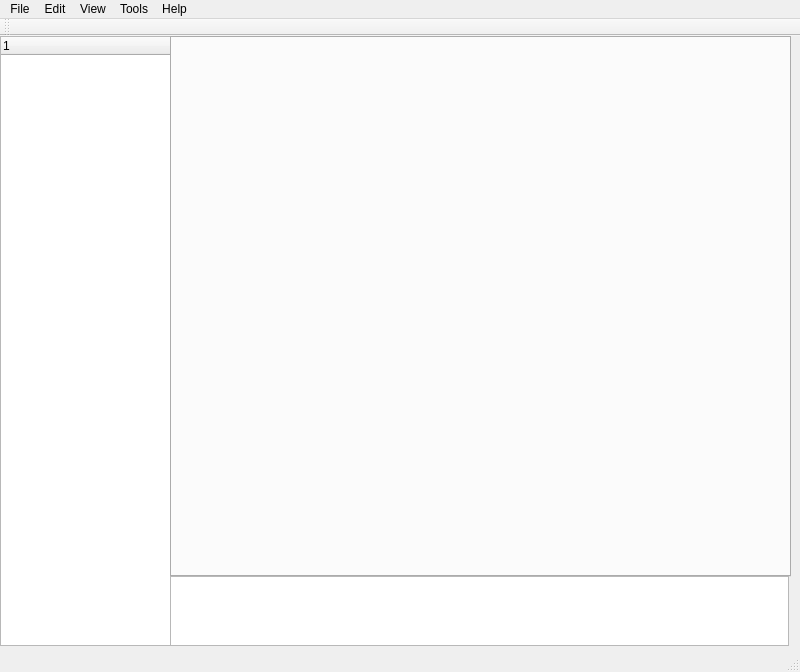
<?xml version="1.0" encoding="UTF-8"?>
<ui version="4.0">
 <class>MIDE</class>
 <widget class="QMainWindow" name="MIDE">
  <property name="geometry">
   <rect>
    <x>0</x>
    <y>0</y>
    <width>800</width>
    <height>672</height>
   </rect>
  </property>
  <property name="windowTitle">
   <string>MIDE</string>
  </property>
  <widget class="QWidget" name="centralWidget">
   <widget class="QTreeWidget" name="FileListView">
    <property name="geometry">
     <rect>
      <x>0</x>
      <y>0</y>
      <width>171</width>
      <height>610</height>
     </rect>
    </property>
    <column>
     <property name="text">
      <string notr="true">1</string>
     </property>
    </column>
   </widget>
   <widget class="QTabWidget" name="EditorContainer">
    <property name="geometry">
     <rect>
      <x>170</x>
      <y>0</y>
      <width>621</width>
      <height>541</height>
     </rect>
    </property>
   </widget>
   <widget class="QTextEdit" name="Statusarea">
    <property name="geometry">
     <rect>
      <x>170</x>
      <y>540</y>
      <width>619</width>
      <height>70</height>
     </rect>
    </property>
   </widget>
  </widget>
  <widget class="QMenuBar" name="menuBar">
   <property name="geometry">
    <rect>
     <x>0</x>
     <y>0</y>
     <width>800</width>
     <height>21</height>
    </rect>
   </property>
   <widget class="QMenu" name="menuFile">
    <property name="title">
     <string>File</string>
    </property>
    <widget class="QMenu" name="menuNew">
     <property name="title">
      <string>New</string>
     </property>
     <addaction name="actionProject"/>
     <addaction name="actionFile"/>
     <addaction name="actionClass"/>
    </widget>
    <addaction name="menuNew"/>
    <addaction name="actionLoad"/>
    <addaction name="actionSave"/>
    <addaction name="actionSave_All"/>
    <addaction name="actionExit"/>
   </widget>
   <widget class="QMenu" name="menuEdit">
    <property name="title">
     <string>Edit</string>
    </property>
   </widget>
   <widget class="QMenu" name="menuView">
    <property name="title">
     <string>View</string>
    </property>
   </widget>
   <widget class="QMenu" name="menuTools">
    <property name="title">
     <string>Tools</string>
    </property>
    <widget class="QMenu" name="menuCross_Compatibility_Check">
     <property name="title">
      <string>Cross Compatibility Check</string>
     </property>
     <addaction name="actionAll"/>
     <addaction name="actionMux"/>
     <addaction name="actionMush"/>
    </widget>
    <addaction name="menuCross_Compatibility_Check"/>
   </widget>
   <widget class="QMenu" name="menuHelp">
    <property name="title">
     <string>Help</string>
    </property>
    <addaction name="actionHelp"/>
    <addaction name="actionAbout"/>
   </widget>
   <addaction name="menuFile"/>
   <addaction name="menuEdit"/>
   <addaction name="menuView"/>
   <addaction name="menuTools"/>
   <addaction name="menuHelp"/>
  </widget>
  <widget class="QToolBar" name="mainToolBar">
   <attribute name="toolBarArea">
    <enum>TopToolBarArea</enum>
   </attribute>
   <attribute name="toolBarBreak">
    <bool>false</bool>
   </attribute>
  </widget>
  <widget class="QStatusBar" name="statusBar"/>
  <action name="actionProject">
   <property name="text">
    <string>Project</string>
   </property>
  </action>
  <action name="actionFile">
   <property name="text">
    <string>File</string>
   </property>
  </action>
  <action name="actionClass">
   <property name="text">
    <string>Module</string>
   </property>
  </action>
  <action name="actionLoad">
   <property name="text">
    <string>Load</string>
   </property>
  </action>
  <action name="actionSave">
   <property name="text">
    <string>Save</string>
   </property>
  </action>
  <action name="actionSave_All">
   <property name="text">
    <string>Save All</string>
   </property>
  </action>
  <action name="actionExit">
   <property name="text">
    <string>Exit</string>
   </property>
  </action>
  <action name="actionHelp">
   <property name="text">
    <string>Help</string>
   </property>
  </action>
  <action name="actionAbout">
   <property name="text">
    <string>About</string>
   </property>
  </action>
  <action name="actionAll">
   <property name="text">
    <string>All</string>
   </property>
  </action>
  <action name="actionMux">
   <property name="text">
    <string>TinyMux</string>
   </property>
  </action>
  <action name="actionMush">
   <property name="text">
    <string>PennMush</string>
   </property>
  </action>
 </widget>
 <layoutdefault spacing="6" margin="11"/>
 <resources/>
 <connections/>
</ui>
